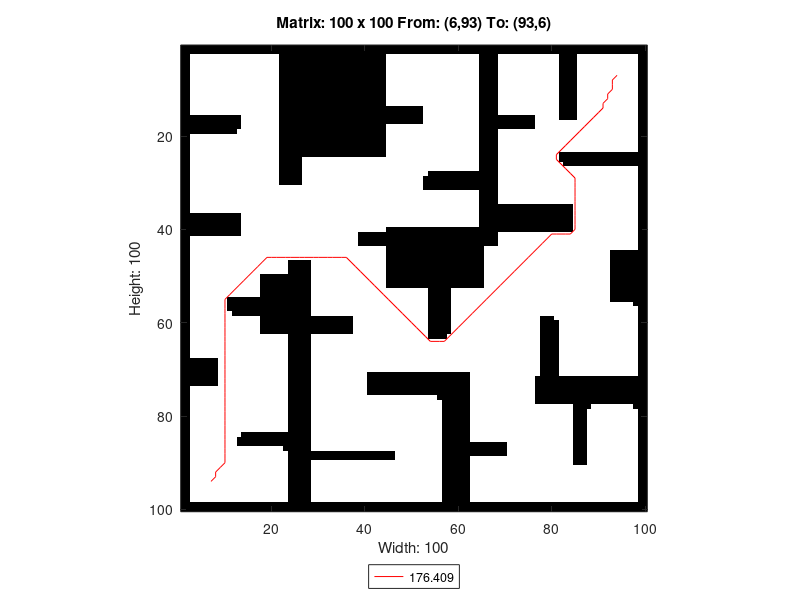

Source code (MATLAB):
A=[0 0 0 0 0 0 0 0 0 0 0 0 0 0 0 0 0 0 0 0 0 0 0 0 0 0 0 0 0 0 0 0 0 0 0 0 0 0 0 0 0 0 0 0 0 0 0 0 0 0 0 0 0 0 0 0 0 0 0 0 0 0 0 0 0 0 0 0 0 0 0 0 0 0 0 0 0 0 0 0 0 0 0 0 0 0 0 0 0 0 0 0 0 0 0 0 0 0 0 0 ;
0 0 0 0 0 0 0 0 0 0 0 0 0 0 0 0 0 0 0 0 0 0 0 0 0 0 0 0 0 0 0 0 0 0 0 0 0 0 0 0 0 0 0 0 0 0 0 0 0 0 0 0 0 0 0 0 0 0 0 0 0 0 0 0 0 0 0 0 0 0 0 0 0 0 0 0 0 0 0 0 0 0 0 0 0 0 0 0 0 0 0 0 0 0 0 0 0 0 0 0 ;
0 0 1 1 1 1 1 1 1 1 1 1 1 1 1 1 1 1 1 1 1 0 0 0 0 0 0 0 0 0 0 0 0 0 0 0 0 0 0 0 0 0 0 0 1 1 1 1 1 1 1 1 1 1 1 1 1 1 1 1 1 1 1 1 0 0 0 0 1 1 1 1 1 1 1 1 1 1 1 1 1 0 0 0 0 1 1 1 1 1 1 1 1 1 1 1 1 1 0 0 ;
0 0 1 1 1 1 1 1 1 1 1 1 1 1 1 1 1 1 1 1 1 0 0 0 0 0 0 0 0 0 0 0 0 0 0 0 0 0 0 0 0 0 0 0 1 1 1 1 1 1 1 1 1 1 1 1 1 1 1 1 1 1 1 1 0 0 0 0 1 1 1 1 1 1 1 1 1 1 1 1 1 0 0 0 0 1 1 1 1 1 1 1 1 1 1 1 1 1 0 0 ;
0 0 1 1 1 1 1 1 1 1 1 1 1 1 1 1 1 1 1 1 1 0 0 0 0 0 0 0 0 0 0 0 0 0 0 0 0 0 0 0 0 0 0 0 1 1 1 1 1 1 1 1 1 1 1 1 1 1 1 1 1 1 1 1 0 0 0 0 1 1 1 1 1 1 1 1 1 1 1 1 1 0 0 0 0 1 1 1 1 1 1 1 1 1 1 1 1 1 0 0 ;
0 0 1 1 1 1 1 1 1 1 1 1 1 1 1 1 1 1 1 1 1 0 0 0 0 0 0 0 0 0 0 0 0 0 0 0 0 0 0 0 0 0 0 0 1 1 1 1 1 1 1 1 1 1 1 1 1 1 1 1 1 1 1 1 0 0 0 0 1 1 1 1 1 1 1 1 1 1 1 1 1 0 0 0 0 1 1 1 1 1 1 1 1 1 1 1 1 1 0 0 ;
0 0 1 1 1 1 1 1 1 1 1 1 1 1 1 1 1 1 1 1 1 0 0 0 0 0 0 0 0 0 0 0 0 0 0 0 0 0 0 0 0 0 0 0 1 1 1 1 1 1 1 1 1 1 1 1 1 1 1 1 1 1 1 1 0 0 0 0 1 1 1 1 1 1 1 1 1 1 1 1 1 0 0 0 0 1 1 1 1 1 1 1 1 1 1 1 1 1 0 0 ;
0 0 1 1 1 1 1 1 1 1 1 1 1 1 1 1 1 1 1 1 1 0 0 0 0 0 0 0 0 0 0 0 0 0 0 0 0 0 0 0 0 0 0 0 1 1 1 1 1 1 1 1 1 1 1 1 1 1 1 1 1 1 1 1 0 0 0 0 1 1 1 1 1 1 1 1 1 1 1 1 1 0 0 0 0 1 1 1 1 1 1 1 1 1 1 1 1 1 0 0 ;
0 0 1 1 1 1 1 1 1 1 1 1 1 1 1 1 1 1 1 1 1 0 0 0 0 0 0 0 0 0 0 0 0 0 0 0 0 0 0 0 0 0 0 0 1 1 1 1 1 1 1 1 1 1 1 1 1 1 1 1 1 1 1 1 0 0 0 0 1 1 1 1 1 1 1 1 1 1 1 1 1 0 0 0 0 1 1 1 1 1 1 1 1 1 1 1 1 1 0 0 ;
0 0 1 1 1 1 1 1 1 1 1 1 1 1 1 1 1 1 1 1 1 0 0 0 0 0 0 0 0 0 0 0 0 0 0 0 0 0 0 0 0 0 0 0 1 1 1 1 1 1 1 1 1 1 1 1 1 1 1 1 1 1 1 1 0 0 0 0 1 1 1 1 1 1 1 1 1 1 1 1 1 0 0 0 0 1 1 1 1 1 1 1 1 1 1 1 1 1 0 0 ;
0 0 1 1 1 1 1 1 1 1 1 1 1 1 1 1 1 1 1 1 1 0 0 0 0 0 0 0 0 0 0 0 0 0 0 0 0 0 0 0 0 0 0 0 1 1 1 1 1 1 1 1 1 1 1 1 1 1 1 1 1 1 1 1 0 0 0 0 1 1 1 1 1 1 1 1 1 1 1 1 1 0 0 0 0 1 1 1 1 1 1 1 1 1 1 1 1 1 0 0 ;
0 0 1 1 1 1 1 1 1 1 1 1 1 1 1 1 1 1 1 1 1 0 0 0 0 0 0 0 0 0 0 0 0 0 0 0 0 0 0 0 0 0 0 0 1 1 1 1 1 1 1 1 1 1 1 1 1 1 1 1 1 1 1 1 0 0 0 0 1 1 1 1 1 1 1 1 1 1 1 1 1 0 0 0 0 1 1 1 1 1 1 1 1 1 1 1 1 1 0 0 ;
0 0 1 1 1 1 1 1 1 1 1 1 1 1 1 1 1 1 1 1 1 0 0 0 0 0 0 0 0 0 0 0 0 0 0 0 0 0 0 0 0 0 0 0 1 1 1 1 1 1 1 1 1 1 1 1 1 1 1 1 1 1 1 1 0 0 0 0 1 1 1 1 1 1 1 1 1 1 1 1 1 0 0 0 0 1 1 1 1 1 1 1 1 1 1 1 1 1 0 0 ;
0 0 1 1 1 1 1 1 1 1 1 1 1 1 1 1 1 1 1 1 1 0 0 0 0 0 0 0 0 0 0 0 0 0 0 0 0 0 0 0 0 0 0 0 0 0 0 0 0 0 0 0 1 1 1 1 1 1 1 1 1 1 1 1 0 0 0 0 1 1 1 1 1 1 1 1 1 1 1 1 1 0 0 0 0 1 1 1 1 1 1 1 1 1 1 1 1 1 0 0 ;
0 0 1 1 1 1 1 1 1 1 1 1 1 1 1 1 1 1 1 1 1 0 0 0 0 0 0 0 0 0 0 0 0 0 0 0 0 0 0 0 0 0 0 0 0 0 0 0 0 0 0 0 1 1 1 1 1 1 1 1 1 1 1 1 0 0 0 0 1 1 1 1 1 1 1 1 1 1 1 1 1 0 0 0 0 1 1 1 1 1 1 1 1 1 1 1 1 1 0 0 ;
0 0 0 0 0 0 0 0 0 0 0 0 0 1 1 1 1 1 1 1 1 0 0 0 0 0 0 0 0 0 0 0 0 0 0 0 0 0 0 0 0 0 0 0 0 0 0 0 0 0 0 0 1 1 1 1 1 1 1 1 1 1 1 1 0 0 0 0 0 0 0 0 0 0 0 0 1 1 1 1 1 0 0 0 0 1 1 1 1 1 1 1 1 1 1 1 1 1 0 0 ;
0 0 0 0 0 0 0 0 0 0 0 0 0 1 1 1 1 1 1 1 1 0 0 0 0 0 0 0 0 0 0 0 0 0 0 0 0 0 0 0 0 0 0 0 0 0 0 0 0 0 0 0 1 1 1 1 1 1 1 1 1 1 1 1 0 0 0 0 0 0 0 0 0 0 0 0 1 1 1 1 1 1 1 1 1 1 1 1 1 1 1 1 1 1 1 1 1 1 0 0 ;
0 0 0 0 0 0 0 0 0 0 0 0 0 1 1 1 1 1 1 1 1 0 0 0 0 0 0 0 0 0 0 0 0 0 0 0 0 0 0 0 0 0 0 0 1 1 1 1 1 1 1 1 1 1 1 1 1 1 1 1 1 1 1 1 0 0 0 0 0 0 0 0 0 0 0 0 1 1 1 1 1 1 1 1 1 1 1 1 1 1 1 1 1 1 1 1 1 1 0 0 ;
0 0 0 0 0 0 0 0 0 0 0 0 1 1 1 1 1 1 1 1 1 0 0 0 0 0 0 0 0 0 0 0 0 0 0 0 0 0 0 0 0 0 0 0 1 1 1 1 1 1 1 1 1 1 1 1 1 1 1 1 1 1 1 1 0 0 0 0 1 1 1 1 1 1 1 1 1 1 1 1 1 1 1 1 1 1 1 1 1 1 1 1 1 1 1 1 1 1 0 0 ;
0 0 1 1 1 1 1 1 1 1 1 1 1 1 1 1 1 1 1 1 1 0 0 0 0 0 0 0 0 0 0 0 0 0 0 0 0 0 0 0 0 0 0 0 1 1 1 1 1 1 1 1 1 1 1 1 1 1 1 1 1 1 1 1 0 0 0 0 1 1 1 1 1 1 1 1 1 1 1 1 1 1 1 1 1 1 1 1 1 1 1 1 1 1 1 1 1 1 0 0 ;
0 0 1 1 1 1 1 1 1 1 1 1 1 1 1 1 1 1 1 1 1 0 0 0 0 0 0 0 0 0 0 0 0 0 0 0 0 0 0 0 0 0 0 0 1 1 1 1 1 1 1 1 1 1 1 1 1 1 1 1 1 1 1 1 0 0 0 0 1 1 1 1 1 1 1 1 1 1 1 1 1 1 1 1 1 1 1 1 1 1 1 1 1 1 1 1 1 1 0 0 ;
0 0 1 1 1 1 1 1 1 1 1 1 1 1 1 1 1 1 1 1 1 0 0 0 0 0 0 0 0 0 0 0 0 0 0 0 0 0 0 0 0 0 0 0 1 1 1 1 1 1 1 1 1 1 1 1 1 1 1 1 1 1 1 1 0 0 0 0 1 1 1 1 1 1 1 1 1 1 1 1 1 1 1 1 1 1 1 1 1 1 1 1 1 1 1 1 1 1 0 0 ;
0 0 1 1 1 1 1 1 1 1 1 1 1 1 1 1 1 1 1 1 1 0 0 0 0 0 0 0 0 0 0 0 0 0 0 0 0 0 0 0 0 0 0 0 1 1 1 1 1 1 1 1 1 1 1 1 1 1 1 1 1 1 1 1 0 0 0 0 1 1 1 1 1 1 1 1 1 1 1 1 1 1 1 1 1 1 1 1 1 1 1 1 1 1 1 1 1 1 0 0 ;
0 0 1 1 1 1 1 1 1 1 1 1 1 1 1 1 1 1 1 1 1 0 0 0 0 0 0 0 0 0 0 0 0 0 0 0 0 0 0 0 0 0 0 0 1 1 1 1 1 1 1 1 1 1 1 1 1 1 1 1 1 1 1 1 0 0 0 0 1 1 1 1 1 1 1 1 1 1 1 1 1 0 0 0 0 0 0 0 0 0 0 0 0 0 0 0 0 0 0 0 ;
0 0 1 1 1 1 1 1 1 1 1 1 1 1 1 1 1 1 1 1 1 0 0 0 0 0 1 1 1 1 1 1 1 1 1 1 1 1 1 1 1 1 1 1 1 1 1 1 1 1 1 1 1 1 1 1 1 1 1 1 1 1 1 1 0 0 0 0 1 1 1 1 1 1 1 1 1 1 1 1 1 0 0 0 0 0 0 0 0 0 0 0 0 0 0 0 0 0 0 0 ;
0 0 1 1 1 1 1 1 1 1 1 1 1 1 1 1 1 1 1 1 1 0 0 0 0 0 1 1 1 1 1 1 1 1 1 1 1 1 1 1 1 1 1 1 1 1 1 1 1 1 1 1 1 1 1 1 1 1 1 1 1 1 1 1 0 0 0 0 1 1 1 1 1 1 1 1 1 1 1 1 1 1 0 0 0 0 0 0 0 0 0 0 0 0 0 0 0 0 0 0 ;
0 0 1 1 1 1 1 1 1 1 1 1 1 1 1 1 1 1 1 1 1 0 0 0 0 0 1 1 1 1 1 1 1 1 1 1 1 1 1 1 1 1 1 1 1 1 1 1 1 1 1 1 1 1 1 1 1 1 1 1 1 1 1 1 0 0 0 0 1 1 1 1 1 1 1 1 1 1 1 1 1 1 1 1 1 1 1 1 1 1 1 1 1 1 1 1 1 1 0 0 ;
0 0 1 1 1 1 1 1 1 1 1 1 1 1 1 1 1 1 1 1 1 0 0 0 0 0 1 1 1 1 1 1 1 1 1 1 1 1 1 1 1 1 1 1 1 1 1 1 1 1 1 1 1 0 0 0 0 0 0 0 0 0 0 0 0 0 0 0 1 1 1 1 1 1 1 1 1 1 1 1 1 1 1 1 1 1 1 1 1 1 1 1 1 1 1 1 1 1 0 0 ;
0 0 1 1 1 1 1 1 1 1 1 1 1 1 1 1 1 1 1 1 1 0 0 0 0 0 1 1 1 1 1 1 1 1 1 1 1 1 1 1 1 1 1 1 1 1 1 1 1 1 1 1 0 0 0 0 0 0 0 0 0 0 0 0 0 0 0 0 1 1 1 1 1 1 1 1 1 1 1 1 1 1 1 1 1 1 1 1 1 1 1 1 1 1 1 1 1 1 0 0 ;
0 0 1 1 1 1 1 1 1 1 1 1 1 1 1 1 1 1 1 1 1 0 0 0 0 0 1 1 1 1 1 1 1 1 1 1 1 1 1 1 1 1 1 1 1 1 1 1 1 1 1 1 0 0 0 0 0 0 0 0 0 0 0 0 0 0 0 0 1 1 1 1 1 1 1 1 1 1 1 1 1 1 1 1 1 1 1 1 1 1 1 1 1 1 1 1 1 1 0 0 ;
0 0 1 1 1 1 1 1 1 1 1 1 1 1 1 1 1 1 1 1 1 1 1 1 1 1 1 1 1 1 1 1 1 1 1 1 1 1 1 1 1 1 1 1 1 1 1 1 1 1 1 1 0 0 0 0 0 0 0 0 0 0 0 0 0 0 0 0 1 1 1 1 1 1 1 1 1 1 1 1 1 1 1 1 1 1 1 1 1 1 1 1 1 1 1 1 1 1 0 0 ;
0 0 1 1 1 1 1 1 1 1 1 1 1 1 1 1 1 1 1 1 1 1 1 1 1 1 1 1 1 1 1 1 1 1 1 1 1 1 1 1 1 1 1 1 1 1 1 1 1 1 1 1 1 1 1 1 1 1 1 1 1 1 1 1 0 0 0 0 1 1 1 1 1 1 1 1 1 1 1 1 1 1 1 1 1 1 1 1 1 1 1 1 1 1 1 1 1 1 0 0 ;
0 0 1 1 1 1 1 1 1 1 1 1 1 1 1 1 1 1 1 1 1 1 1 1 1 1 1 1 1 1 1 1 1 1 1 1 1 1 1 1 1 1 1 1 1 1 1 1 1 1 1 1 1 1 1 1 1 1 1 1 1 1 1 1 0 0 0 0 1 1 1 1 1 1 1 1 1 1 1 1 1 1 1 1 1 1 1 1 1 1 1 1 1 1 1 1 1 1 0 0 ;
0 0 1 1 1 1 1 1 1 1 1 1 1 1 1 1 1 1 1 1 1 1 1 1 1 1 1 1 1 1 1 1 1 1 1 1 1 1 1 1 1 1 1 1 1 1 1 1 1 1 1 1 1 1 1 1 1 1 1 1 1 1 1 1 0 0 0 0 1 1 1 1 1 1 1 1 1 1 1 1 1 1 1 1 1 1 1 1 1 1 1 1 1 1 1 1 1 1 0 0 ;
0 0 1 1 1 1 1 1 1 1 1 1 1 1 1 1 1 1 1 1 1 1 1 1 1 1 1 1 1 1 1 1 1 1 1 1 1 1 1 1 1 1 1 1 1 1 1 1 1 1 1 1 1 1 1 1 1 1 1 1 1 1 1 1 0 0 0 0 0 0 0 0 0 0 0 0 0 0 0 0 0 0 0 0 1 1 1 1 1 1 1 1 1 1 1 1 1 1 0 0 ;
0 0 1 1 1 1 1 1 1 1 1 1 1 1 1 1 1 1 1 1 1 1 1 1 1 1 1 1 1 1 1 1 1 1 1 1 1 1 1 1 1 1 1 1 1 1 1 1 1 1 1 1 1 1 1 1 1 1 1 1 1 1 1 1 0 0 0 0 0 0 0 0 0 0 0 0 0 0 0 0 0 0 0 0 1 1 1 1 1 1 1 1 1 1 1 1 1 1 0 0 ;
0 0 0 0 0 0 0 0 0 0 0 0 0 1 1 1 1 1 1 1 1 1 1 1 1 1 1 1 1 1 1 1 1 1 1 1 1 1 1 1 1 1 1 1 1 1 1 1 1 1 1 1 1 1 1 1 1 1 1 1 1 1 1 1 0 0 0 0 0 0 0 0 0 0 0 0 0 0 0 0 0 0 0 0 1 1 1 1 1 1 1 1 1 1 1 1 1 1 0 0 ;
0 0 0 0 0 0 0 0 0 0 0 0 0 1 1 1 1 1 1 1 1 1 1 1 1 1 1 1 1 1 1 1 1 1 1 1 1 1 1 1 1 1 1 1 1 1 1 1 1 1 1 1 1 1 1 1 1 1 1 1 1 1 1 1 0 0 0 0 0 0 0 0 0 0 0 0 0 0 0 0 0 0 0 0 1 1 1 1 1 1 1 1 1 1 1 1 1 1 0 0 ;
0 0 0 0 0 0 0 0 0 0 0 0 0 1 1 1 1 1 1 1 1 1 1 1 1 1 1 1 1 1 1 1 1 1 1 1 1 1 1 1 1 1 1 1 1 1 1 1 1 1 1 1 1 1 1 1 1 1 1 1 1 1 1 1 0 0 0 0 0 0 0 0 0 0 0 0 0 0 0 0 0 0 0 0 1 1 1 1 1 1 1 1 1 1 1 1 1 1 0 0 ;
0 0 0 0 0 0 0 0 0 0 0 0 0 1 1 1 1 1 1 1 1 1 1 1 1 1 1 1 1 1 1 1 1 1 1 1 1 1 1 1 1 1 1 1 0 0 0 0 0 0 0 0 0 0 0 0 0 0 0 0 0 0 0 0 0 0 0 0 0 0 0 0 0 0 0 0 0 0 0 0 0 0 0 0 1 1 1 1 1 1 1 1 1 1 1 1 1 1 0 0 ;
0 0 0 0 0 0 0 0 0 0 0 0 0 1 1 1 1 1 1 1 1 1 1 1 1 1 1 1 1 1 1 1 1 1 1 1 1 1 0 0 0 0 0 0 0 0 0 0 0 0 0 0 0 0 0 0 0 0 0 0 0 0 0 0 0 0 0 0 1 1 1 1 1 1 1 1 1 1 1 1 1 1 1 1 1 1 1 1 1 1 1 1 1 1 1 1 1 1 0 0 ;
0 0 1 1 1 1 1 1 1 1 1 1 1 1 1 1 1 1 1 1 1 1 1 1 1 1 1 1 1 1 1 1 1 1 1 1 1 1 0 0 0 0 0 0 0 0 0 0 0 0 0 0 0 0 0 0 0 0 0 0 0 0 0 0 0 0 0 0 1 1 1 1 1 1 1 1 1 1 1 1 1 1 1 1 1 1 1 1 1 1 1 1 1 1 1 1 1 1 0 0 ;
0 0 1 1 1 1 1 1 1 1 1 1 1 1 1 1 1 1 1 1 1 1 1 1 1 1 1 1 1 1 1 1 1 1 1 1 1 1 0 0 0 0 0 0 0 0 0 0 0 0 0 0 0 0 0 0 0 0 0 0 0 0 0 0 0 0 0 0 1 1 1 1 1 1 1 1 1 1 1 1 1 1 1 1 1 1 1 1 1 1 1 1 1 1 1 1 1 1 0 0 ;
0 0 1 1 1 1 1 1 1 1 1 1 1 1 1 1 1 1 1 1 1 1 1 1 1 1 1 1 1 1 1 1 1 1 1 1 1 1 1 1 1 1 1 1 0 0 0 0 0 0 0 0 0 0 0 0 0 0 0 0 0 0 0 0 0 1 1 1 1 1 1 1 1 1 1 1 1 1 1 1 1 1 1 1 1 1 1 1 1 1 1 1 1 1 1 1 1 1 0 0 ;
0 0 1 1 1 1 1 1 1 1 1 1 1 1 1 1 1 1 1 1 1 1 1 1 1 1 1 1 1 1 1 1 1 1 1 1 1 1 1 1 1 1 1 1 0 0 0 0 0 0 0 0 0 0 0 0 0 0 0 0 0 0 0 0 0 1 1 1 1 1 1 1 1 1 1 1 1 1 1 1 1 1 1 1 1 1 1 1 1 1 1 1 0 0 0 0 0 0 0 0 ;
0 0 1 1 1 1 1 1 1 1 1 1 1 1 1 1 1 1 1 1 1 1 1 1 1 1 1 1 1 1 1 1 1 1 1 1 1 1 1 1 1 1 1 1 0 0 0 0 0 0 0 0 0 0 0 0 0 0 0 0 0 0 0 0 0 1 1 1 1 1 1 1 1 1 1 1 1 1 1 1 1 1 1 1 1 1 1 1 1 1 1 1 0 0 0 0 0 0 0 0 ;
0 0 1 1 1 1 1 1 1 1 1 1 1 1 1 1 1 1 1 1 1 1 1 0 0 0 0 0 1 1 1 1 1 1 1 1 1 1 1 1 1 1 1 1 0 0 0 0 0 0 0 0 0 0 0 0 0 0 0 0 0 0 0 0 0 1 1 1 1 1 1 1 1 1 1 1 1 1 1 1 1 1 1 1 1 1 1 1 1 1 1 1 0 0 0 0 0 0 0 0 ;
0 0 1 1 1 1 1 1 1 1 1 1 1 1 1 1 1 1 1 1 1 1 1 0 0 0 0 0 1 1 1 1 1 1 1 1 1 1 1 1 1 1 1 1 0 0 0 0 0 0 0 0 0 0 0 0 0 0 0 0 0 0 0 0 0 1 1 1 1 1 1 1 1 1 1 1 1 1 1 1 1 1 1 1 1 1 1 1 1 1 1 1 0 0 0 0 0 0 0 0 ;
0 0 1 1 1 1 1 1 1 1 1 1 1 1 1 1 1 1 1 1 1 1 1 0 0 0 0 0 1 1 1 1 1 1 1 1 1 1 1 1 1 1 1 1 0 0 0 0 0 0 0 0 0 0 0 0 0 0 0 0 0 0 0 0 0 1 1 1 1 1 1 1 1 1 1 1 1 1 1 1 1 1 1 1 1 1 1 1 1 1 1 1 0 0 0 0 0 0 0 0 ;
0 0 1 1 1 1 1 1 1 1 1 1 1 1 1 1 1 0 0 0 0 0 0 0 0 0 0 0 1 1 1 1 1 1 1 1 1 1 1 1 1 1 1 1 0 0 0 0 0 0 0 0 0 0 0 0 0 0 0 0 0 0 0 0 0 1 1 1 1 1 1 1 1 1 1 1 1 1 1 1 1 1 1 1 1 1 1 1 1 1 1 1 0 0 0 0 0 0 0 0 ;
0 0 1 1 1 1 1 1 1 1 1 1 1 1 1 1 1 0 0 0 0 0 0 0 0 0 0 0 1 1 1 1 1 1 1 1 1 1 1 1 1 1 1 1 0 0 0 0 0 0 0 0 0 0 0 0 0 0 0 0 0 0 0 0 0 1 1 1 1 1 1 1 1 1 1 1 1 1 1 1 1 1 1 1 1 1 1 1 1 1 1 1 0 0 0 0 0 0 0 0 ;
0 0 1 1 1 1 1 1 1 1 1 1 1 1 1 1 1 0 0 0 0 0 0 0 0 0 0 0 1 1 1 1 1 1 1 1 1 1 1 1 1 1 1 1 0 0 0 0 0 0 0 0 0 0 0 0 0 0 0 0 0 0 0 0 0 1 1 1 1 1 1 1 1 1 1 1 1 1 1 1 1 1 1 1 1 1 1 1 1 1 1 1 0 0 0 0 0 0 0 0 ;
0 0 1 1 1 1 1 1 1 1 1 1 1 1 1 1 1 0 0 0 0 0 0 0 0 0 0 0 1 1 1 1 1 1 1 1 1 1 1 1 1 1 1 1 1 1 1 1 1 1 1 1 1 0 0 0 0 0 1 1 1 1 1 1 1 1 1 1 1 1 1 1 1 1 1 1 1 1 1 1 1 1 1 1 1 1 1 1 1 1 1 1 0 0 0 0 0 0 0 0 ;
0 0 1 1 1 1 1 1 1 1 1 1 1 1 1 1 1 0 0 0 0 0 0 0 0 0 0 0 1 1 1 1 1 1 1 1 1 1 1 1 1 1 1 1 1 1 1 1 1 1 1 1 1 0 0 0 0 0 1 1 1 1 1 1 1 1 1 1 1 1 1 1 1 1 1 1 1 1 1 1 1 1 1 1 1 1 1 1 1 1 1 1 0 0 0 0 0 0 0 0 ;
0 0 1 1 1 1 1 1 1 1 0 0 0 0 0 0 0 0 0 0 0 0 0 0 0 0 0 0 1 1 1 1 1 1 1 1 1 1 1 1 1 1 1 1 1 1 1 1 1 1 1 1 1 0 0 0 0 0 1 1 1 1 1 1 1 1 1 1 1 1 1 1 1 1 1 1 1 1 1 1 1 1 1 1 1 1 1 1 1 1 1 1 0 0 0 0 0 0 0 0 ;
0 0 1 1 1 1 1 1 1 1 0 0 0 0 0 0 0 0 0 0 0 0 0 0 0 0 0 0 1 1 1 1 1 1 1 1 1 1 1 1 1 1 1 1 1 1 1 1 1 1 1 1 1 0 0 0 0 0 1 1 1 1 1 1 1 1 1 1 1 1 1 1 1 1 1 1 1 1 1 1 1 1 1 1 1 1 1 1 1 1 1 1 1 1 1 1 1 0 0 0 ;
0 0 1 1 1 1 1 1 1 1 0 0 0 0 0 0 0 0 0 0 0 0 0 0 0 0 0 0 1 1 1 1 1 1 1 1 1 1 1 1 1 1 1 1 1 1 1 1 1 1 1 1 1 0 0 0 0 0 1 1 1 1 1 1 1 1 1 1 1 1 1 1 1 1 1 1 1 1 1 1 1 1 1 1 1 1 1 1 1 1 1 1 1 1 1 1 1 1 0 0 ;
0 0 1 1 1 1 1 1 1 1 1 0 0 0 0 0 0 0 0 0 0 0 0 0 0 0 0 0 1 1 1 1 1 1 1 1 1 1 1 1 1 1 1 1 1 1 1 1 1 1 1 1 1 0 0 0 0 0 1 1 1 1 1 1 1 1 1 1 1 1 1 1 1 1 1 1 1 1 1 1 1 1 1 1 1 1 1 1 1 1 1 1 1 1 1 1 1 1 0 0 ;
0 0 1 1 1 1 1 1 1 1 1 1 1 1 1 1 1 0 0 0 0 0 0 0 0 0 0 0 0 0 0 0 0 0 0 0 0 1 1 1 1 1 1 1 1 1 1 1 1 1 1 1 1 0 0 0 0 0 1 1 1 1 1 1 1 1 1 1 1 1 1 1 1 1 1 1 1 0 0 0 1 1 1 1 1 1 1 1 1 1 1 1 1 1 1 1 1 1 0 0 ;
0 0 1 1 1 1 1 1 1 1 1 1 1 1 1 1 1 0 0 0 0 0 0 0 0 0 0 0 0 0 0 0 0 0 0 0 0 1 1 1 1 1 1 1 1 1 1 1 1 1 1 1 1 0 0 0 0 0 1 1 1 1 1 1 1 1 1 1 1 1 1 1 1 1 1 1 1 0 0 0 0 1 1 1 1 1 1 1 1 1 1 1 1 1 1 1 1 1 0 0 ;
0 0 1 1 1 1 1 1 1 1 1 1 1 1 1 1 1 0 0 0 0 0 0 0 0 0 0 0 0 0 0 0 0 0 0 0 0 1 1 1 1 1 1 1 1 1 1 1 1 1 1 1 1 0 0 0 0 0 1 1 1 1 1 1 1 1 1 1 1 1 1 1 1 1 1 1 1 0 0 0 0 1 1 1 1 1 1 1 1 1 1 1 1 1 1 1 1 1 0 0 ;
0 0 1 1 1 1 1 1 1 1 1 1 1 1 1 1 1 0 0 0 0 0 0 0 0 0 0 0 0 0 0 0 0 0 0 0 0 1 1 1 1 1 1 1 1 1 1 1 1 1 1 1 1 0 0 0 0 0 1 1 1 1 1 1 1 1 1 1 1 1 1 1 1 1 1 1 1 0 0 0 0 1 1 1 1 1 1 1 1 1 1 1 1 1 1 1 1 1 0 0 ;
0 0 1 1 1 1 1 1 1 1 1 1 1 1 1 1 1 1 1 1 1 1 1 0 0 0 0 0 1 1 1 1 1 1 1 1 1 1 1 1 1 1 1 1 1 1 1 1 1 1 1 1 1 0 0 0 0 1 1 1 1 1 1 1 1 1 1 1 1 1 1 1 1 1 1 1 1 0 0 0 0 1 1 1 1 1 1 1 1 1 1 1 1 1 1 1 1 1 0 0 ;
0 0 1 1 1 1 1 1 1 1 1 1 1 1 1 1 1 1 1 1 1 1 1 0 0 0 0 0 1 1 1 1 1 1 1 1 1 1 1 1 1 1 1 1 1 1 1 1 1 1 1 1 1 1 1 1 1 1 1 1 1 1 1 1 1 1 1 1 1 1 1 1 1 1 1 1 1 0 0 0 0 1 1 1 1 1 1 1 1 1 1 1 1 1 1 1 1 1 0 0 ;
0 0 1 1 1 1 1 1 1 1 1 1 1 1 1 1 1 1 1 1 1 1 1 0 0 0 0 0 1 1 1 1 1 1 1 1 1 1 1 1 1 1 1 1 1 1 1 1 1 1 1 1 1 1 1 1 1 1 1 1 1 1 1 1 1 1 1 1 1 1 1 1 1 1 1 1 1 0 0 0 0 1 1 1 1 1 1 1 1 1 1 1 1 1 1 1 1 1 0 0 ;
0 0 1 1 1 1 1 1 1 1 1 1 1 1 1 1 1 1 1 1 1 1 1 0 0 0 0 0 1 1 1 1 1 1 1 1 1 1 1 1 1 1 1 1 1 1 1 1 1 1 1 1 1 1 1 1 1 1 1 1 1 1 1 1 1 1 1 1 1 1 1 1 1 1 1 1 1 0 0 0 0 1 1 1 1 1 1 1 1 1 1 1 1 1 1 1 1 1 0 0 ;
0 0 1 1 1 1 1 1 1 1 1 1 1 1 1 1 1 1 1 1 1 1 1 0 0 0 0 0 1 1 1 1 1 1 1 1 1 1 1 1 1 1 1 1 1 1 1 1 1 1 1 1 1 1 1 1 1 1 1 1 1 1 1 1 1 1 1 1 1 1 1 1 1 1 1 1 1 0 0 0 0 1 1 1 1 1 1 1 1 1 1 1 1 1 1 1 1 1 0 0 ;
0 0 0 0 0 0 0 0 1 1 1 1 1 1 1 1 1 1 1 1 1 1 1 0 0 0 0 0 1 1 1 1 1 1 1 1 1 1 1 1 1 1 1 1 1 1 1 1 1 1 1 1 1 1 1 1 1 1 1 1 1 1 1 1 1 1 1 1 1 1 1 1 1 1 1 1 1 0 0 0 0 1 1 1 1 1 1 1 1 1 1 1 1 1 1 1 1 1 0 0 ;
0 0 0 0 0 0 0 0 1 1 1 1 1 1 1 1 1 1 1 1 1 1 1 0 0 0 0 0 1 1 1 1 1 1 1 1 1 1 1 1 1 1 1 1 1 1 1 1 1 1 1 1 1 1 1 1 1 1 1 1 1 1 1 1 1 1 1 1 1 1 1 1 1 1 1 1 1 0 0 0 0 1 1 1 1 1 1 1 1 1 1 1 1 1 1 1 1 1 0 0 ;
0 0 0 0 0 0 0 0 1 1 1 1 1 1 1 1 1 1 1 1 1 1 1 0 0 0 0 0 1 1 1 1 1 1 1 1 1 1 1 1 1 1 1 1 1 1 1 1 1 1 1 1 1 1 1 1 1 1 1 1 1 1 1 1 1 1 1 1 1 1 1 1 1 1 1 1 1 0 0 0 0 1 1 1 1 1 1 1 1 1 1 1 1 1 1 1 1 1 0 0 ;
0 0 0 0 0 0 0 0 1 1 1 1 1 1 1 1 1 1 1 1 1 1 1 0 0 0 0 0 1 1 1 1 1 1 1 1 1 1 1 1 0 0 0 0 0 0 0 0 0 0 0 0 0 0 0 0 0 0 0 0 0 0 1 1 1 1 1 1 1 1 1 1 1 1 1 1 1 0 0 0 0 1 1 1 1 1 1 1 1 1 1 1 1 1 1 1 1 1 0 0 ;
0 0 0 0 0 0 0 0 1 1 1 1 1 1 1 1 1 1 1 1 1 1 1 0 0 0 0 0 1 1 1 1 1 1 1 1 1 1 1 1 0 0 0 0 0 0 0 0 0 0 0 0 0 0 0 0 0 0 0 0 0 0 1 1 1 1 1 1 1 1 1 1 1 1 1 1 0 0 0 0 0 0 0 0 0 0 0 0 0 0 0 0 0 0 0 0 0 0 0 0 ;
0 0 0 0 0 0 0 0 1 1 1 1 1 1 1 1 1 1 1 1 1 1 1 0 0 0 0 0 1 1 1 1 1 1 1 1 1 1 1 1 0 0 0 0 0 0 0 0 0 0 0 0 0 0 0 0 0 0 0 0 0 0 1 1 1 1 1 1 1 1 1 1 1 1 1 1 0 0 0 0 0 0 0 0 0 0 0 0 0 0 0 0 0 0 0 0 0 0 0 0 ;
0 0 1 1 1 1 1 1 1 1 1 1 1 1 1 1 1 1 1 1 1 1 1 0 0 0 0 0 1 1 1 1 1 1 1 1 1 1 1 1 0 0 0 0 0 0 0 0 0 0 0 0 0 0 0 0 0 0 0 0 0 0 1 1 1 1 1 1 1 1 1 1 1 1 1 1 0 0 0 0 0 0 0 0 0 0 0 0 0 0 0 0 0 0 0 0 0 0 0 0 ;
0 0 1 1 1 1 1 1 1 1 1 1 1 1 1 1 1 1 1 1 1 1 1 0 0 0 0 0 1 1 1 1 1 1 1 1 1 1 1 1 0 0 0 0 0 0 0 0 0 0 0 0 0 0 0 0 0 0 0 0 0 0 1 1 1 1 1 1 1 1 1 1 1 1 1 1 0 0 0 0 0 0 0 0 0 0 0 0 0 0 0 0 0 0 0 0 0 0 0 0 ;
0 0 1 1 1 1 1 1 1 1 1 1 1 1 1 1 1 1 1 1 1 1 1 0 0 0 0 0 1 1 1 1 1 1 1 1 1 1 1 1 1 1 1 1 1 1 1 1 1 1 1 1 1 1 1 0 0 0 0 0 0 0 1 1 1 1 1 1 1 1 1 1 1 1 1 1 0 0 0 0 0 0 0 0 0 0 0 0 0 0 0 0 0 0 0 0 0 0 0 0 ;
0 0 1 1 1 1 1 1 1 1 1 1 1 1 1 1 1 1 1 1 1 1 1 0 0 0 0 0 1 1 1 1 1 1 1 1 1 1 1 1 1 1 1 1 1 1 1 1 1 1 1 1 1 1 1 1 0 0 0 0 0 0 1 1 1 1 1 1 1 1 1 1 1 1 1 1 0 0 0 0 0 0 0 0 0 0 0 0 0 0 0 0 0 0 0 0 0 0 0 0 ;
0 0 1 1 1 1 1 1 1 1 1 1 1 1 1 1 1 1 1 1 1 1 1 0 0 0 0 0 1 1 1 1 1 1 1 1 1 1 1 1 1 1 1 1 1 1 1 1 1 1 1 1 1 1 1 1 0 0 0 0 0 0 1 1 1 1 1 1 1 1 1 1 1 1 1 1 1 1 1 1 1 1 1 1 0 0 0 0 1 1 1 1 1 1 1 1 1 0 0 0 ;
0 0 1 1 1 1 1 1 1 1 1 1 1 1 1 1 1 1 1 1 1 1 1 0 0 0 0 0 1 1 1 1 1 1 1 1 1 1 1 1 1 1 1 1 1 1 1 1 1 1 1 1 1 1 1 1 0 0 0 0 0 0 1 1 1 1 1 1 1 1 1 1 1 1 1 1 1 1 1 1 1 1 1 1 0 0 0 1 1 1 1 1 1 1 1 1 1 1 0 0 ;
0 0 1 1 1 1 1 1 1 1 1 1 1 1 1 1 1 1 1 1 1 1 1 0 0 0 0 0 1 1 1 1 1 1 1 1 1 1 1 1 1 1 1 1 1 1 1 1 1 1 1 1 1 1 1 1 0 0 0 0 0 0 1 1 1 1 1 1 1 1 1 1 1 1 1 1 1 1 1 1 1 1 1 1 0 0 0 1 1 1 1 1 1 1 1 1 1 1 0 0 ;
0 0 1 1 1 1 1 1 1 1 1 1 1 1 1 1 1 1 1 1 1 1 1 0 0 0 0 0 1 1 1 1 1 1 1 1 1 1 1 1 1 1 1 1 1 1 1 1 1 1 1 1 1 1 1 1 0 0 0 0 0 0 1 1 1 1 1 1 1 1 1 1 1 1 1 1 1 1 1 1 1 1 1 1 0 0 0 1 1 1 1 1 1 1 1 1 1 1 0 0 ;
0 0 1 1 1 1 1 1 1 1 1 1 1 1 1 1 1 1 1 1 1 1 1 0 0 0 0 0 1 1 1 1 1 1 1 1 1 1 1 1 1 1 1 1 1 1 1 1 1 1 1 1 1 1 1 1 0 0 0 0 0 0 1 1 1 1 1 1 1 1 1 1 1 1 1 1 1 1 1 1 1 1 1 1 0 0 0 1 1 1 1 1 1 1 1 1 1 1 0 0 ;
0 0 1 1 1 1 1 1 1 1 1 1 1 1 1 1 1 1 1 1 1 1 1 0 0 0 0 0 1 1 1 1 1 1 1 1 1 1 1 1 1 1 1 1 1 1 1 1 1 1 1 1 1 1 1 1 0 0 0 0 0 0 1 1 1 1 1 1 1 1 1 1 1 1 1 1 1 1 1 1 1 1 1 1 0 0 0 1 1 1 1 1 1 1 1 1 1 1 0 0 ;
0 0 1 1 1 1 1 1 1 1 1 1 1 0 0 0 0 0 0 0 0 0 0 0 0 0 0 0 1 1 1 1 1 1 1 1 1 1 1 1 1 1 1 1 1 1 1 1 1 1 1 1 1 1 1 1 0 0 0 0 0 0 1 1 1 1 1 1 1 1 1 1 1 1 1 1 1 1 1 1 1 1 1 1 0 0 0 1 1 1 1 1 1 1 1 1 1 1 0 0 ;
0 0 1 1 1 1 1 1 1 1 1 1 0 0 0 0 0 0 0 0 0 0 0 0 0 0 0 0 1 1 1 1 1 1 1 1 1 1 1 1 1 1 1 1 1 1 1 1 1 1 1 1 1 1 1 1 0 0 0 0 0 0 1 1 1 1 1 1 1 1 1 1 1 1 1 1 1 1 1 1 1 1 1 1 0 0 0 1 1 1 1 1 1 1 1 1 1 1 0 0 ;
0 0 1 1 1 1 1 1 1 1 1 1 0 0 0 0 0 0 0 0 0 0 0 0 0 0 0 0 1 1 1 1 1 1 1 1 1 1 1 1 1 1 1 1 1 1 1 1 1 1 1 1 1 1 1 1 0 0 0 0 0 0 0 0 0 0 0 0 0 0 1 1 1 1 1 1 1 1 1 1 1 1 1 1 0 0 0 1 1 1 1 1 1 1 1 1 1 1 0 0 ;
0 0 1 1 1 1 1 1 1 1 1 1 1 1 1 1 1 1 1 1 1 1 0 0 0 0 0 0 1 1 1 1 1 1 1 1 1 1 1 1 1 1 1 1 1 1 1 1 1 1 1 1 1 1 1 1 0 0 0 0 0 0 0 0 0 0 0 0 0 0 1 1 1 1 1 1 1 1 1 1 1 1 1 1 0 0 0 1 1 1 1 1 1 1 1 1 1 1 0 0 ;
0 0 1 1 1 1 1 1 1 1 1 1 1 1 1 1 1 1 1 1 1 1 1 0 0 0 0 0 0 0 0 0 0 0 0 0 0 0 0 0 0 0 0 0 0 0 1 1 1 1 1 1 1 1 1 1 0 0 0 0 0 0 0 0 0 0 0 0 0 0 1 1 1 1 1 1 1 1 1 1 1 1 1 1 0 0 0 1 1 1 1 1 1 1 1 1 1 1 0 0 ;
0 0 1 1 1 1 1 1 1 1 1 1 1 1 1 1 1 1 1 1 1 1 1 0 0 0 0 0 0 0 0 0 0 0 0 0 0 0 0 0 0 0 0 0 0 0 1 1 1 1 1 1 1 1 1 1 0 0 0 0 0 0 1 1 1 1 1 1 1 1 1 1 1 1 1 1 1 1 1 1 1 1 1 1 0 0 0 1 1 1 1 1 1 1 1 1 1 1 0 0 ;
0 0 1 1 1 1 1 1 1 1 1 1 1 1 1 1 1 1 1 1 1 1 1 0 0 0 0 0 1 1 1 1 1 1 1 1 1 1 1 1 1 1 1 1 1 1 1 1 1 1 1 1 1 1 1 1 0 0 0 0 0 0 1 1 1 1 1 1 1 1 1 1 1 1 1 1 1 1 1 1 1 1 1 1 0 0 0 1 1 1 1 1 1 1 1 1 1 1 0 0 ;
0 0 1 1 1 1 1 1 1 1 1 1 1 1 1 1 1 1 1 1 1 1 1 0 0 0 0 0 1 1 1 1 1 1 1 1 1 1 1 1 1 1 1 1 1 1 1 1 1 1 1 1 1 1 1 1 0 0 0 0 0 0 1 1 1 1 1 1 1 1 1 1 1 1 1 1 1 1 1 1 1 1 1 1 1 1 1 1 1 1 1 1 1 1 1 1 1 1 0 0 ;
0 0 1 1 1 1 1 1 1 1 1 1 1 1 1 1 1 1 1 1 1 1 1 0 0 0 0 0 1 1 1 1 1 1 1 1 1 1 1 1 1 1 1 1 1 1 1 1 1 1 1 1 1 1 1 1 0 0 0 0 0 0 1 1 1 1 1 1 1 1 1 1 1 1 1 1 1 1 1 1 1 1 1 1 1 1 1 1 1 1 1 1 1 1 1 1 1 1 0 0 ;
0 0 1 1 1 1 1 1 1 1 1 1 1 1 1 1 1 1 1 1 1 1 1 0 0 0 0 0 1 1 1 1 1 1 1 1 1 1 1 1 1 1 1 1 1 1 1 1 1 1 1 1 1 1 1 1 0 0 0 0 0 0 1 1 1 1 1 1 1 1 1 1 1 1 1 1 1 1 1 1 1 1 1 1 1 1 1 1 1 1 1 1 1 1 1 1 1 1 0 0 ;
0 0 1 1 1 1 1 1 1 1 1 1 1 1 1 1 1 1 1 1 1 1 1 0 0 0 0 0 1 1 1 1 1 1 1 1 1 1 1 1 1 1 1 1 1 1 1 1 1 1 1 1 1 1 1 1 0 0 0 0 0 0 1 1 1 1 1 1 1 1 1 1 1 1 1 1 1 1 1 1 1 1 1 1 1 1 1 1 1 1 1 1 1 1 1 1 1 1 0 0 ;
0 0 1 1 1 1 1 1 1 1 1 1 1 1 1 1 1 1 1 1 1 1 1 0 0 0 0 0 1 1 1 1 1 1 1 1 1 1 1 1 1 1 1 1 1 1 1 1 1 1 1 1 1 1 1 1 0 0 0 0 0 0 1 1 1 1 1 1 1 1 1 1 1 1 1 1 1 1 1 1 1 1 1 1 1 1 1 1 1 1 1 1 1 1 1 1 1 1 0 0 ;
0 0 1 1 1 1 1 1 1 1 1 1 1 1 1 1 1 1 1 1 1 1 1 0 0 0 0 0 1 1 1 1 1 1 1 1 1 1 1 1 1 1 1 1 1 1 1 1 1 1 1 1 1 1 1 1 0 0 0 0 0 0 1 1 1 1 1 1 1 1 1 1 1 1 1 1 1 1 1 1 1 1 1 1 1 1 1 1 1 1 1 1 1 1 1 1 1 1 0 0 ;
0 0 1 1 1 1 1 1 1 1 1 1 1 1 1 1 1 1 1 1 1 1 1 0 0 0 0 0 1 1 1 1 1 1 1 1 1 1 1 1 1 1 1 1 1 1 1 1 1 1 1 1 1 1 1 1 0 0 0 0 0 0 1 1 1 1 1 1 1 1 1 1 1 1 1 1 1 1 1 1 1 1 1 1 1 1 1 1 1 1 1 1 1 1 1 1 1 1 0 0 ;
0 0 1 1 1 1 1 1 1 1 1 1 1 1 1 1 1 1 1 1 1 1 1 0 0 0 0 0 1 1 1 1 1 1 1 1 1 1 1 1 1 1 1 1 1 1 1 1 1 1 1 1 1 1 1 1 0 0 0 0 0 0 1 1 1 1 1 1 1 1 1 1 1 1 1 1 1 1 1 1 1 1 1 1 1 1 1 1 1 1 1 1 1 1 1 1 1 1 0 0 ;
0 0 0 0 0 0 0 0 0 0 0 0 0 0 0 0 0 0 0 0 0 0 0 0 0 0 0 0 0 0 0 0 0 0 0 0 0 0 0 0 0 0 0 0 0 0 0 0 0 0 0 0 0 0 0 0 0 0 0 0 0 0 0 0 0 0 0 0 0 0 0 0 0 0 0 0 0 0 0 0 0 0 0 0 0 0 0 0 0 0 0 0 0 0 0 0 0 0 0 0 ;
0 0 0 0 0 0 0 0 0 0 0 0 0 0 0 0 0 0 0 0 0 0 0 0 0 0 0 0 0 0 0 0 0 0 0 0 0 0 0 0 0 0 0 0 0 0 0 0 0 0 0 0 0 0 0 0 0 0 0 0 0 0 0 0 0 0 0 0 0 0 0 0 0 0 0 0 0 0 0 0 0 0 0 0 0 0 0 0 0 0 0 0 0 0 0 0 0 0 0 0 ;
];
imshow(A);
axis on
hold on
title('Matrix: 100 x 100 From: (6,93) To: (93,6)');
xlabel('Width: 100');
ylabel('Height: 100');
X=[94,94,93,93,93,92,92,91,91,90,89,88,87,86,85,84,83,82,81,81,82,83,84,85,85,85,85,85,85,85,85,85,85,85,85,84,83,82,81,80,79,78,77,76,75,74,73,72,71,70,69,68,67,66,65,64,63,62,61,60,59,58,57,56,55,54,53,52,51,50,49,48,47,46,45,44,43,42,41,40,39,38,37,36,35,34,33,32,31,30,29,28,27,26,25,24,23,22,21,20,19,18,17,16,15,14,13,12,11,10,10,10,10,10,10,10,10,10,10,10,10,10,10,10,10,10,10,10,10,10,10,10,10,10,10,10,10,10,10,10,10,10,10,10,10,9,8,8,7,7];
Y=-[-7,-7,-8,-9,-10,-11,-12,-13,-14,-15,-16,-17,-18,-19,-20,-21,-22,-23,-24,-25,-26,-27,-28,-29,-30,-31,-32,-33,-34,-35,-36,-37,-38,-39,-40,-41,-41,-41,-41,-41,-42,-43,-44,-45,-46,-47,-48,-49,-50,-51,-52,-53,-54,-55,-56,-57,-58,-59,-60,-61,-62,-63,-64,-64,-64,-64,-63,-62,-61,-60,-59,-58,-57,-56,-55,-54,-53,-52,-51,-50,-49,-48,-47,-46,-46,-46,-46,-46,-46,-46,-46,-46,-46,-46,-46,-46,-46,-46,-46,-46,-46,-47,-48,-49,-50,-51,-52,-53,-54,-55,-56,-57,-58,-59,-60,-61,-62,-63,-64,-65,-66,-67,-68,-69,-70,-71,-72,-73,-74,-75,-76,-77,-78,-79,-80,-81,-82,-83,-84,-85,-86,-87,-88,-89,-90,-91,-92,-93,-94,-94];
hold on;
plot(X,Y,'r');
legend('176.409','Location','southoutside');
